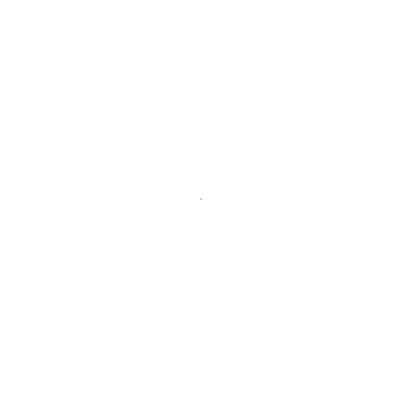
Frame 1 (no input)
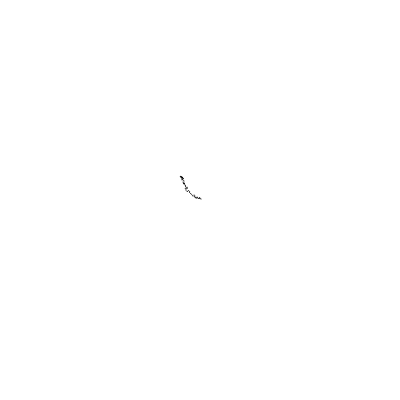
Frame 60 (no input)
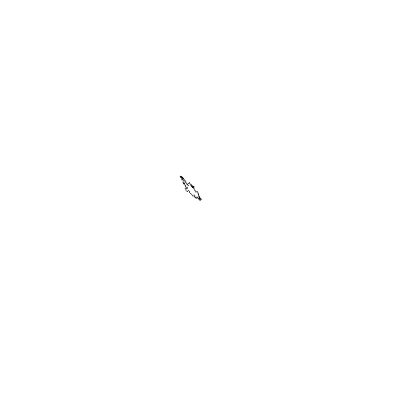
Frame 120 (the mouse pressed at the canvas centre since frame 60)

The p5.js sketch that drew these frames (run headless with seeded random() and noise() and a simulated clock; from frame 60 on, the mouse is pressed at the canvas centre):

// p5.js sketch
// ── sketch.js
class Walker {
  constructor() {
    this.x = width/2;
    this.y = height/2;
  }
  
  show(){
    stroke(0);
    point(this.x, this.y)
  }

  step(){
    let xstep = floor(random(3)) - 1;
    let ystep = floor(random(3)) - 1;
    
    let r = random()
    if (r < 0.5){
      let dx = mouseX - this.x;
      let dy = mouseY - this.y;
      let magnitude = sqrt(dx * dx + dy * dy);
      
      xstep = dx/magnitude;
      ystep = dy/magnitude;
    }
    
    console.log(xstep)
    this.x += xstep;
    this.y += ystep;
  }
}


let walker;

function setup() {
  createCanvas(400, 400);
  walker = new Walker();
  background(255);
}

function draw() {
  walker.step()
  walker.show()
}
